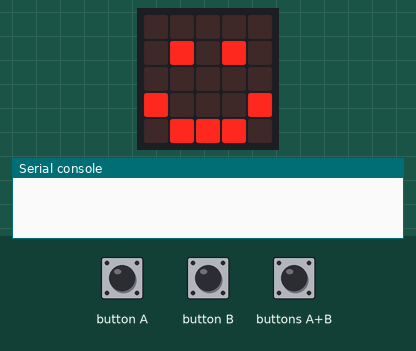
This program was run on a simulated BBC micro:bit (MakeCode). Shown: the board's 5×5 LED display, the last lines printed to the serial console. Inputs (shaded band) come from the test bench. No radio messages arrive unless stated (any console line starting 'radio sent:' is added by the test bench).

Above: at 1.8 s.
1.9 s: button A pressed for 0.15 s
At 2.6 s:
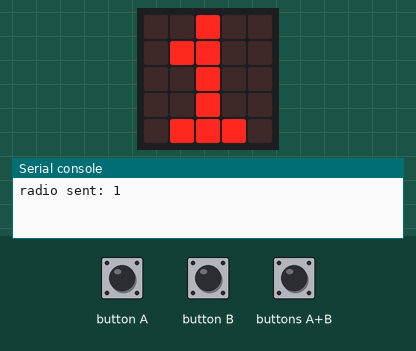
3.5 s: button B pressed for 0.15 s
At 4.8 s:
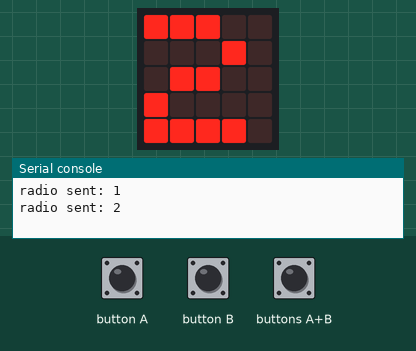
5.1 s: buttons A+B pressed for 0.15 s
At 6.2 s:
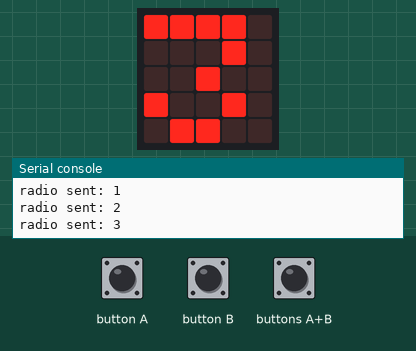
Timing chart, 0 to 8.1 s (numbered marks = the images above; inputs shaded):
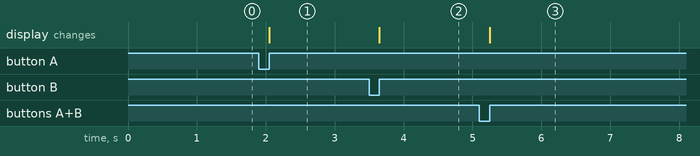

The program:

main.ts
```typescript
input.onButtonPressed(Button.A, function () {
    radio.sendNumber(1)
    basic.showNumber(1)
})
input.onButtonPressed(Button.AB, function () {
    radio.sendNumber(3)
    basic.showNumber(3)
})
input.onButtonPressed(Button.B, function () {
    radio.sendNumber(2)
    basic.showNumber(2)
})
radio.onReceivedValue(function (name, value) {
    basic.showNumber(value)
})
radio.setGroup(1)
basic.showIcon(IconNames.Happy)
basic.forever(function () {

})
```

test.ts
```typescript
// 테스트는 여기로 이동합니다; 이 패키지가 확장으로 사용될 때 컴파일되지 않을 것 입니다.
```

Measured:
- after the input at 1.9 s, the display: changes after 0.15 s (image 1)
- after the input at 3.5 s, the display: changes after 0.15 s (image 2)
- after the input at 5.1 s, the display: changes after 0.15 s (image 3)
